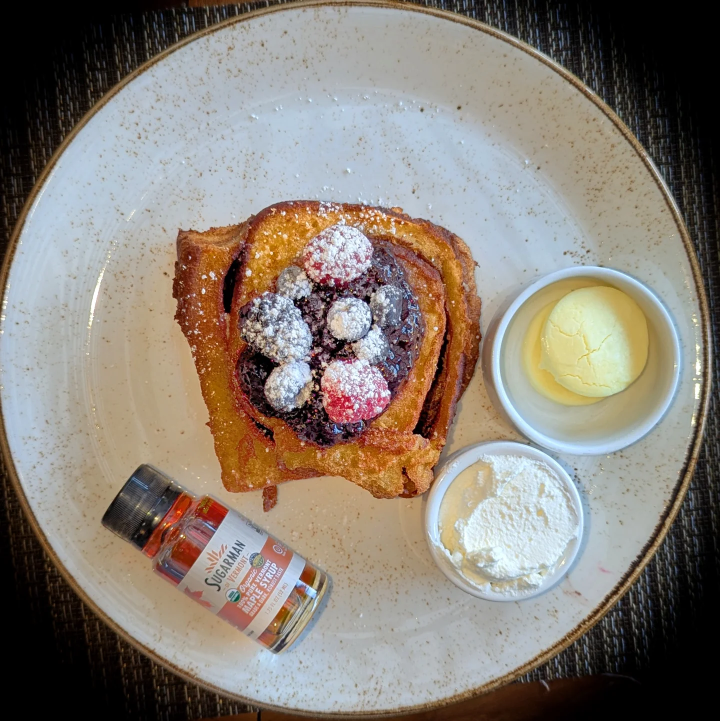
#> input picture src/assets/pan-frances-1440.webp, 1440 x 1442 px (shown at 1/2 size); its folder holds 3 pictures in this run
$ python generate_responsive_photos.py
#> lines starting #> are read from the running program, lines starting #| are printed output that depends on the picture
"""Generate mobile-friendly WebP variants from the existing local photographs.

Requires Pillow (development tooling only).
Run: python scripts/generate_responsive_photos.py
"""
from pathlib import Path

from PIL import Image

assets = Path(__file__).resolve().parents[1] / 'src' / 'assets'
assert assets.is_dir()
for slug in ['pan-frances', 'pollo-a-la-naranja', 'mochis-dulces']:
    with Image.open(assets / f'{slug}-1440.webp') as image:
#> image is the input picture: PIL image 1440x1442 RGB; mean R, G, B 135.9, 127.1, 117.7
        size = (800, round(image.height * 800 / image.width))
#> size = (800, 801)
        destination = assets / f'{slug}-800.webp'
        image.resize(size, Image.Resampling.LANCZOS).save(destination, 'WEBP', quality=82, method=6)
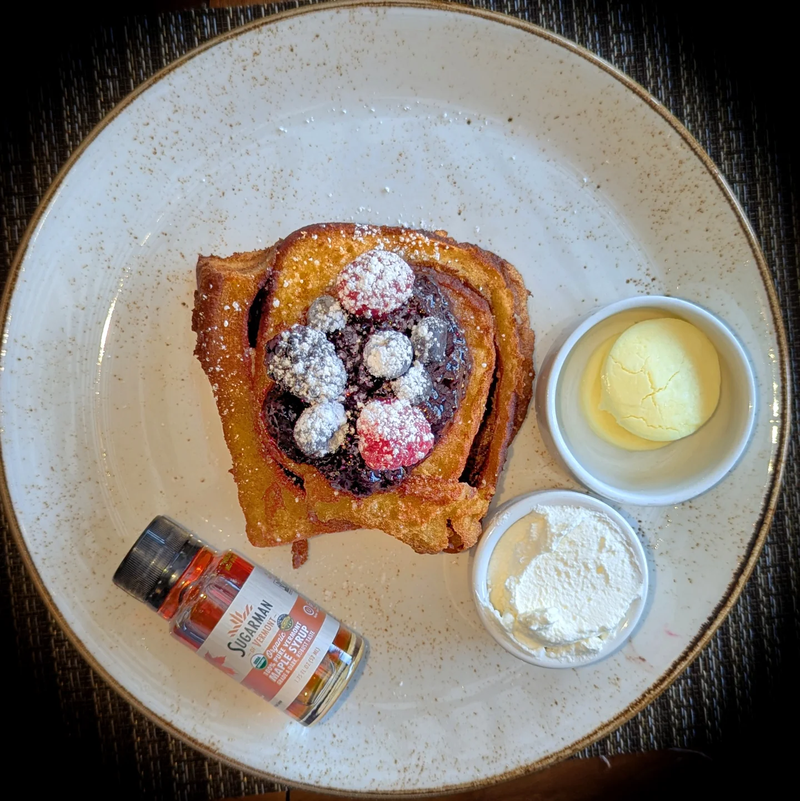
#> saved as pan-frances-800.webp: PIL image 800x801 RGB; mean R, G, B 135.9, 127.1, 117.7
        print(f'Generated {destination.name}: {size}, {destination.stat().st_size} bytes')
#| Generated pan-frances-800.webp: (800, 801), 97508 bytes
#> pass 2 of the loop `for slug in ['pan-frances', 'pollo-a-la-naranja', 'mochis-dulces']:`:
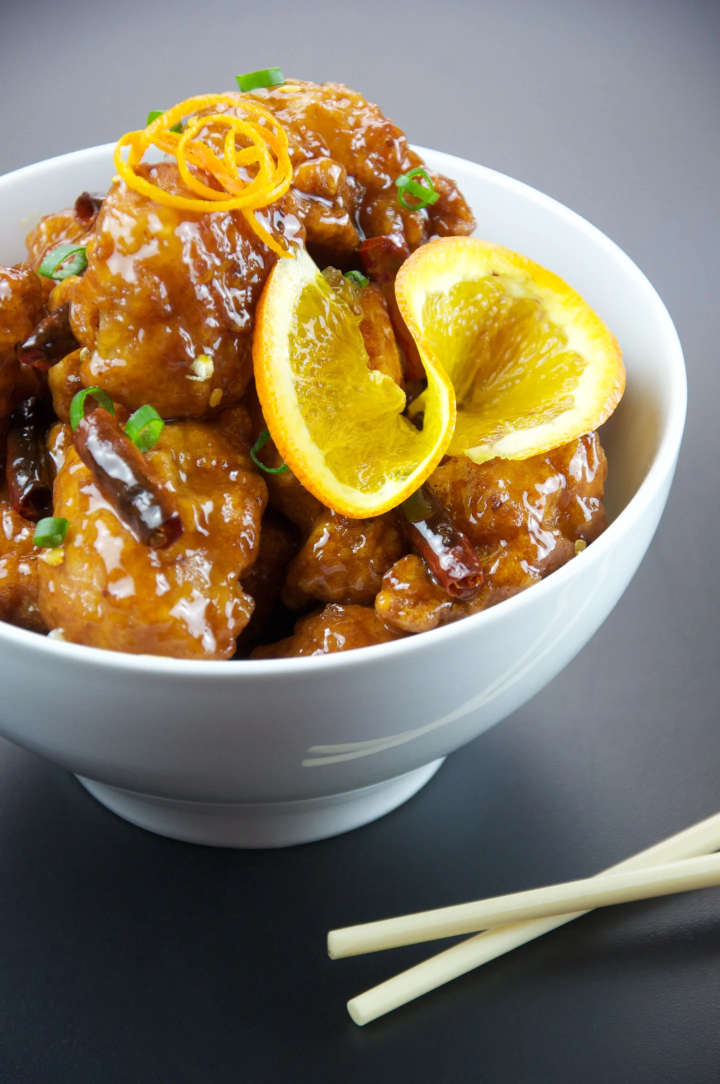
#> input picture src/assets/pollo-a-la-naranja-1440.webp, 1440 x 2167 px (shown at 1/2 size)
#> image is the input picture: PIL image 1440x2167 RGB; mean R, G, B 133.5, 120.5, 96
#> `image.resize(size, Image.Resampling.LANCZOS).save(destination, 'WEBP',..`:
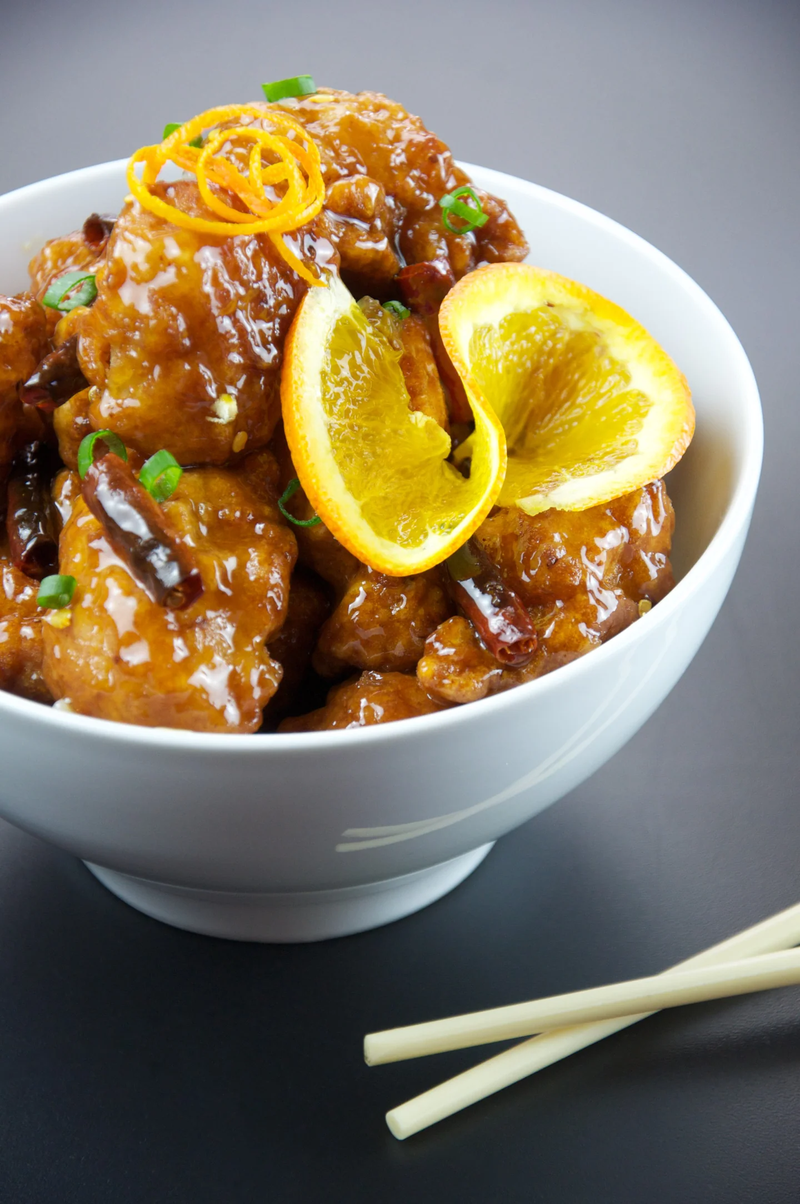
#> saved as pollo-a-la-naranja-800.webp: PIL image 800x1204 RGB; mean R, G, B 133.5, 120.5, 96
#| Generated pollo-a-la-naranja-800.webp: (800, 1204), 76878 bytes
#> pass 3 of the loop `for slug in ['pan-frances', 'pollo-a-la-naranja', 'mochis-dulces']:`:
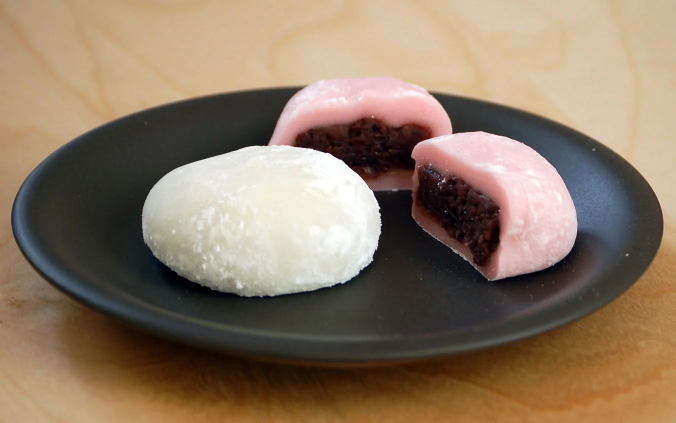
#> input picture src/assets/mochis-dulces-1440.webp, 1352 x 845 px (shown at 1/2 size)
#> image is the input picture: PIL image 1352x845 RGB; mean R, G, B 140.9, 121.5, 101.4
#> `image.resize(size, Image.Resampling.LANCZOS).save(destination, 'WEBP',..`:
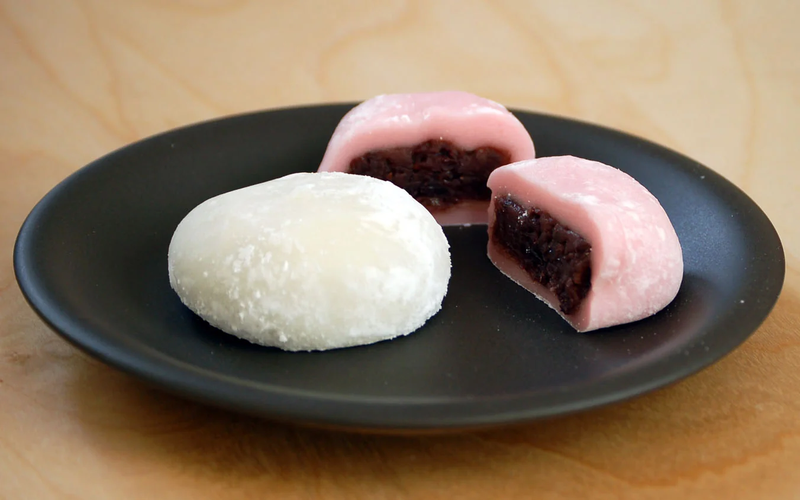
#> saved as mochis-dulces-800.webp: PIL image 800x500 RGB; mean R, G, B 140.9, 121.5, 101.4
#| Generated mochis-dulces-800.webp: (800, 500), 18586 bytes
